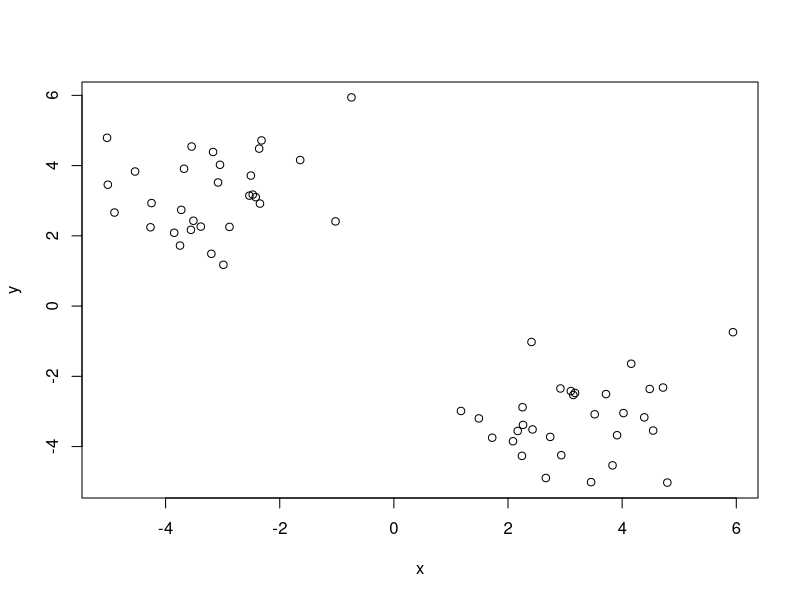
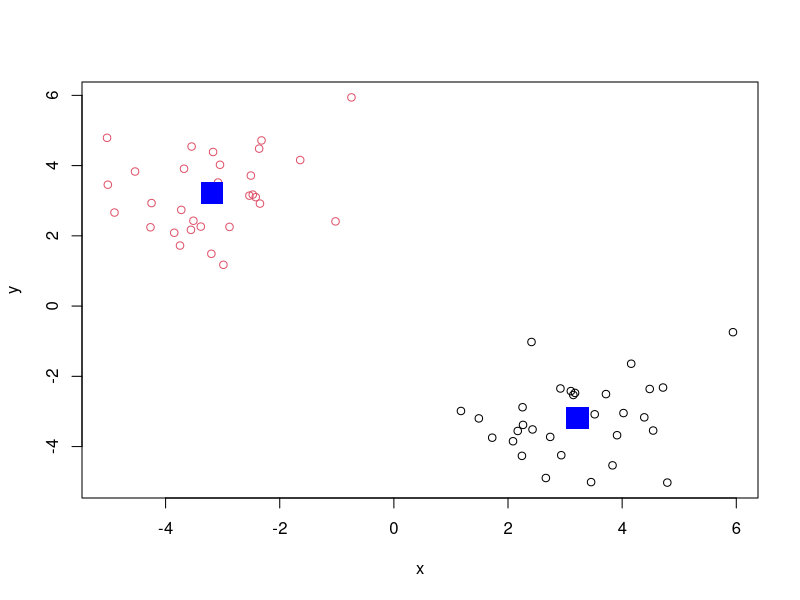
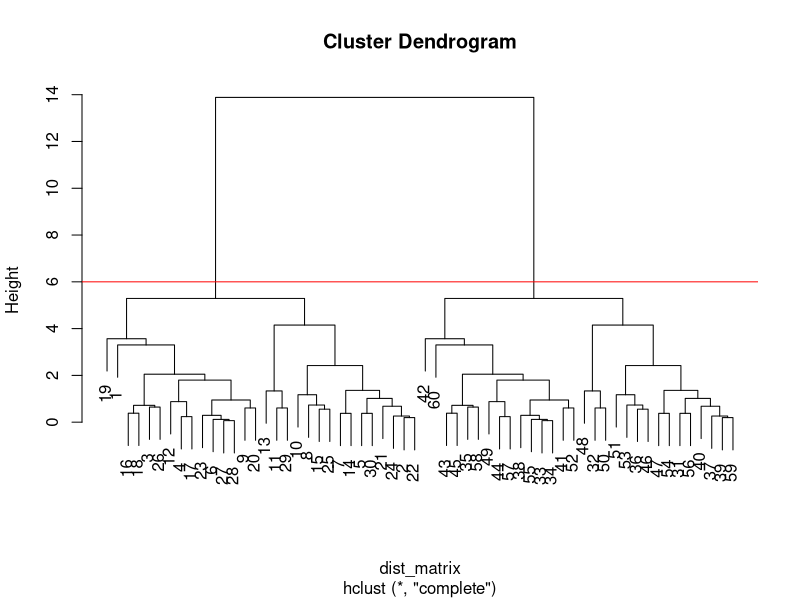
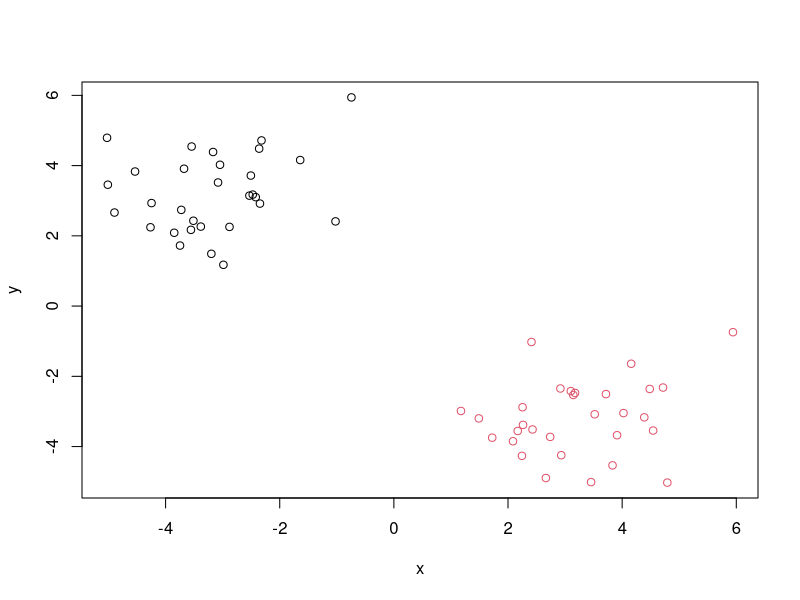
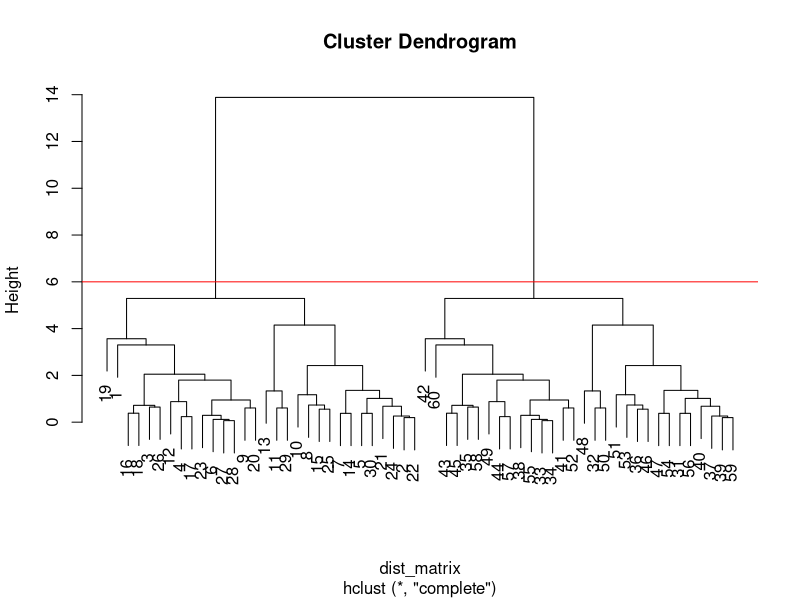
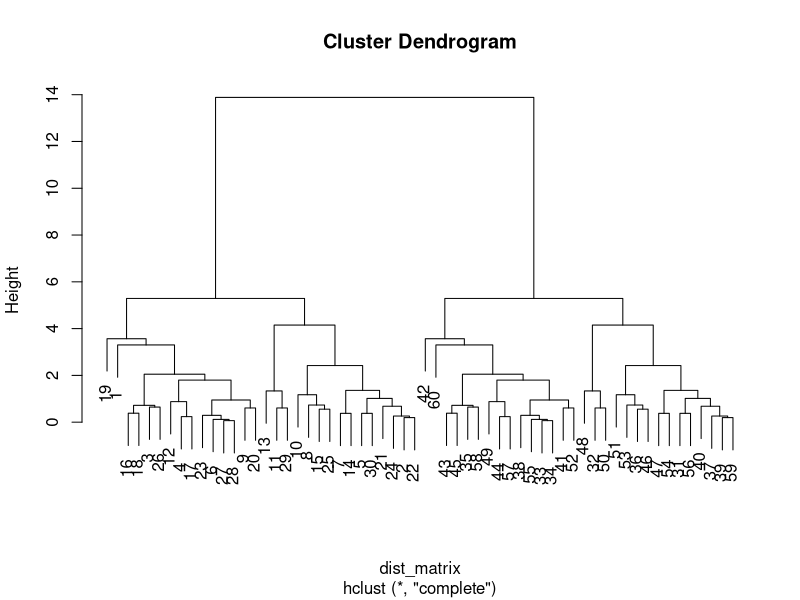
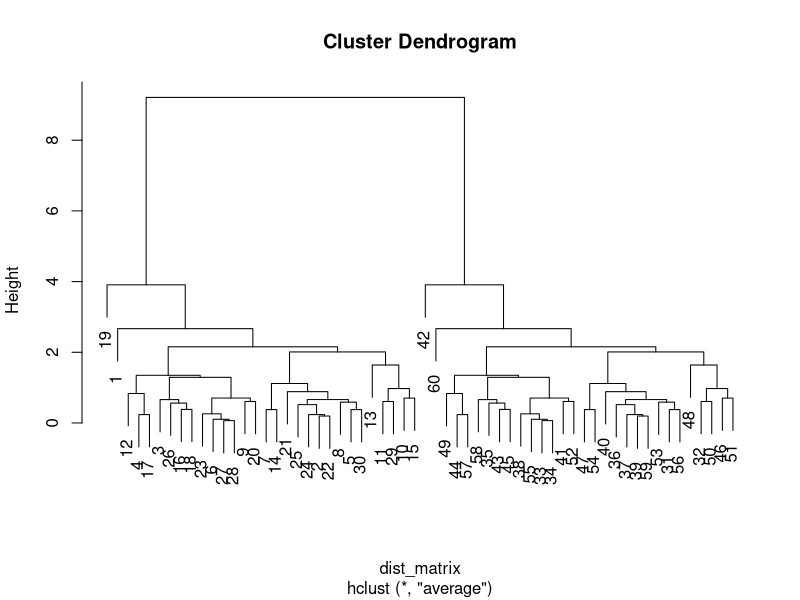
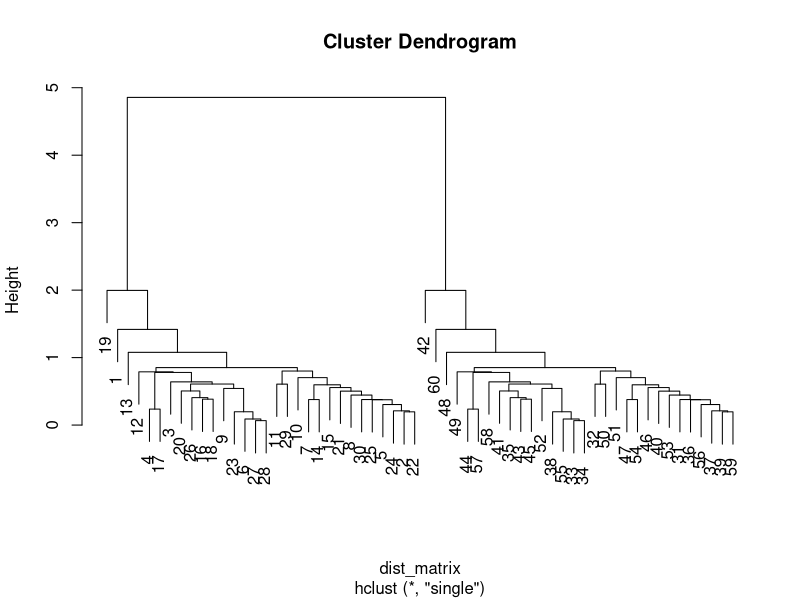

Reproduce these figures in R, in order.
## ---- chunk 1
knitr::opts_chunk$set(echo = TRUE)
## ---- chunk 2
tmp <- c(rnorm(30,-3), rnorm(30,3))
x <- cbind(x=tmp, y=rev(tmp))
plot(x)

## ---- chunk 3
km <- kmeans(x, center=3, nstart=20)
km
## ---- chunk 4
km2 <- kmeans(x, center=2, nstart=20)
km2
## ---- chunk 5

km4 <- kmeans(x, center=4, nstart=20)
km4
## ---- chunk 6
km$cluster
plot(x, col=km2$cluster)
points(km2$centers, col="blue", pch=15, cex=3)
## ---- chunk 7
dist_matrix <- dist(x)
hc <- hclust(d = dist_matrix)
hc
## ---- chunk 8
plot(hc)
abline(h=6, col="red")
grp2 <- cutree(hc, h=6)
## ---- chunk 9
plot(x, col=grp2)
table(grp2)
## ---- chunk 10
plot(hc)
abline(h=6, col="red")
cutree(hc, k=2)
## ---- chunk 11
dist_matrix <- dist(x)
dim(dist_matrix)
View( as.matrix(dist_matrix) )
dim(x)
dim( as.matrix(dist_matrix) )
## ---- chunk 12
hc.complete <- hclust(dist_matrix, method="complete")
plot(hc.complete)
hc.average <- hclust(dist_matrix, method="average")
plot(hc.average)
hc.single <- hclust(dist_matrix, method="single")
plot(hc.single)
## ---- chunk 13
y <- rbind(
 matrix(rnorm(100, mean=0, sd = 0.3), ncol = 2), # c1
 matrix(rnorm(100, mean = 1, sd = 0.3), ncol = 2), # c2
 matrix(c(rnorm(50, mean = 1, sd = 0.3), # c3
 rnorm(50, mean = 0, sd = 0.3)), ncol = 2))
colnames(y) <- c("x", "y")

y
## ---- chunk 14
plot(y)
## ---- chunk 15
col <- as.factor( rep(c("c1","c2","c3"), each=50) )
plot(y, col=col)
## ---- chunk 16
example_dmatrix <- dist(y)
dim(example_dmatrix)
View( as.matrix(example_dmatrix) )
dim(y)
dim( as.matrix(example_dmatrix) )

ehc <- hclust(d = example_dmatrix)
ehc

## ---- chunk 17
plot(ehc)
ehcgroup2 <- cutree(ehc, k=2)
ehcgroup3 <- cutree(ehc, k=3)
plot(y, col=ehcgroup2)
plot(y, col=ehcgroup3)

ehc.complete <- hclust(example_dmatrix, method="complete")
plot(ehc.complete)
ehc.average <- hclust(example_dmatrix, method="average")
plot(ehc.average)
ehc.single <- hclust(example_dmatrix, method="single")
plot(ehc.single)

